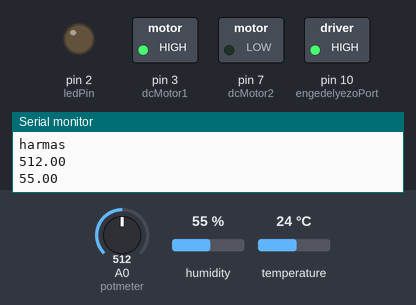
Recording of a sketch running on a simulated Arduino Uno, built with avr-gcc and run on an emulated ATmega328P. Shown: switched loads named in the sketch (green lamp = pin HIGH), output pins drawn as LEDs (lit = HIGH), the last lines printed to the serial monitor. Inputs (shaded band) come from the test bench; at power-on: A0 (potmeter) = 512, humidity 55 %, temperature 24 °C.

Above: at 0.95 s.
1.3 s: A0 (potmeter) set to 21
4.8 s: A0 (potmeter) set to 17
At 5.05 s:
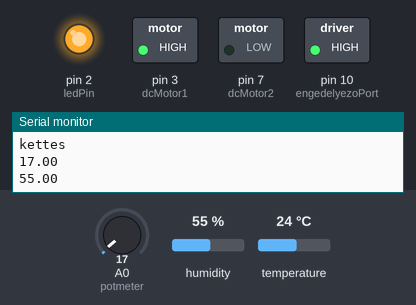
8.3 s: humidity set to 41 %
11.8 s: humidity set to 38 %
At 12.85 s:
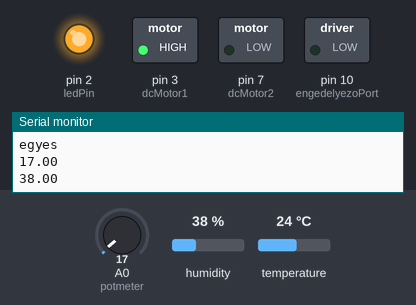
15.3 s: A0 (potmeter) set to 1023
At 15.88 s:
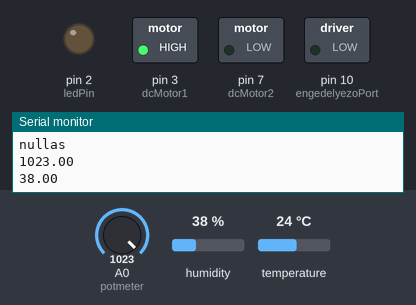
18.8 s: A0 (potmeter) set to 10
At 19.37 s:
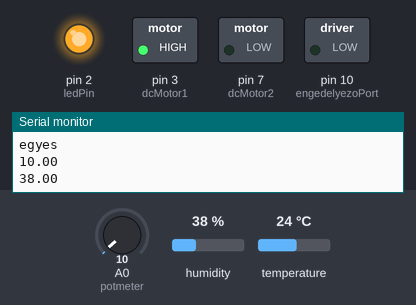
Timing chart, 0 to 21.8 s (numbered marks = the images above; inputs shaded):
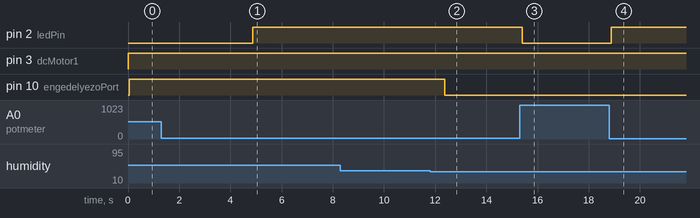

Measured:
- the behaviour switches between 20 and 19 on A0 (potmeter) (found by bisection; images 0 and 1)
- the behaviour switches between 40 and 39 % on humidity (found by bisection; images 1 and 2)
- after the input at 4.8 s, pin 2 (ledPin): LOW → HIGH after 0.08 s
- after the input at 11.8 s, pin 10 (engedelyezoPort): HIGH → LOW after 0.57 s
- after the input at 15.3 s, pin 2 (ledPin): HIGH → LOW after 0.09 s
- after the input at 18.8 s, pin 2 (ledPin): LOW → HIGH after 0.09 s

The sketch:

futes.ino
```cpp
#include <Adafruit_Sensor.h>
#include <DHT.h>

#define DHTPIN 5
#define DHTTYPE DHT22
DHT dht(DHTPIN, DHTTYPE);

const int ledPin = 2;
const int potmeter = A0;
const int dcMotor1 = 3;
const int dcMotor2 = 7;
const int engedelyezoPort = 10;
float homerseglet;
float paratartalom;
int potmeterErtek = 0;
int currentState = 0;

void setup() {
  pinMode(ledPin, OUTPUT);
  pinMode(potmeter, INPUT);
  pinMode(dcMotor1, OUTPUT);
  pinMode(dcMotor2, OUTPUT);
  pinMode(engedelyezoPort, OUTPUT);
  Serial.begin(9600);
  dht.begin();
}

void loop() {
  switch(currentState) {
    case 0:               //nyugalmi
      Serial.println("nullas");
      digitalWrite(ledPin, LOW);
      if (analogRead(potmeter) > 0) {
        homerseglet = analogRead(potmeter);
      } else {
        homerseglet = dht.readTemperature();
      }
      paratartalom = dht.readHumidity();
      Serial.println(homerseglet);
      Serial.println(paratartalom);
      digitalWrite(engedelyezoPort, LOW);
      digitalWrite(dcMotor1, HIGH);
      digitalWrite(dcMotor2, LOW);
      delay(50);
      digitalWrite(dcMotor1, LOW);
      digitalWrite(dcMotor2, HIGH);
      if (homerseglet < 20 && paratartalom > 40) {
        currentState = 2;
        break;
      }
      if (homerseglet < 20) {
        currentState = 1;
        break;
      }
      if (paratartalom > 40) {
        currentState = 3;
        break;
      }
      break;
    case 1:               //fűtés
      Serial.println("egyes");
      digitalWrite(ledPin, HIGH);
      if (analogRead(potmeter) > 0) {
        homerseglet = analogRead(potmeter);
      } else {
        homerseglet = dht.readTemperature();
      }
      paratartalom = dht.readHumidity();
      Serial.println(homerseglet);
      Serial.println(paratartalom);
      digitalWrite(engedelyezoPort, LOW);
      digitalWrite(dcMotor1, HIGH);
      digitalWrite(dcMotor2, LOW);
      delay(50);
      digitalWrite(dcMotor1, LOW);
      digitalWrite(dcMotor2, HIGH);
      if (paratartalom < 40 && homerseglet > 20) {
        currentState = 0;
        break;
      }
      if (paratartalom > 40) {
        currentState = 3;
        break;
      }
      if (paratartalom > 40 && homerseglet < 20) {
        currentState = 2;
        break;
      }
      if (homerseglet > 20) {
        currentState = 0;
        break;
      }
      break;
    case 2:           //fűtés & paratartalom
      Serial.println("kettes");
      digitalWrite(ledPin, HIGH);
      if (analogRead(potmeter) > 0) {
        homerseglet = analogRead(potmeter);
      } else {
        homerseglet = dht.readTemperature();
      }
      paratartalom = dht.readHumidity();
      Serial.println(homerseglet);
      Serial.println(paratartalom);
      //motor
      digitalWrite(engedelyezoPort, HIGH);
      digitalWrite(dcMotor1, HIGH);
      digitalWrite(dcMotor2, LOW);
      delay(50);
      digitalWrite(dcMotor1, LOW);
      digitalWrite(dcMotor2, HIGH);
      if (paratartalom < 40 && homerseglet > 20) {
        currentState = 0;
        break;
      }
      if (paratartalom > 40 && homerseglet > 20) {
        currentState = 3;
        break;
      }
      if (paratartalom < 40 && homerseglet < 20) {
        currentState = 1;
        break;
      }
      break;
    case 3:             //magas páratartalom
      Serial.println("harmas");
      digitalWrite(ledPin, LOW);
      if (analogRead(potmeter) > 0) {
        homerseglet = analogRead(potmeter);
      } else {
        homerseglet = dht.readTemperature();
      }
      paratartalom = dht.readHumidity();
      Serial.println(homerseglet);
      Serial.println(paratartalom);
      //motor
      digitalWrite(engedelyezoPort, HIGH);
      digitalWrite(dcMotor1, HIGH);
      digitalWrite(dcMotor2, LOW);
      delay(50);
      digitalWrite(dcMotor1, LOW);
      digitalWrite(dcMotor2, HIGH);
      if (paratartalom < 40 && homerseglet > 20) {
        currentState = 0;
        break;
      }
      if (paratartalom > 40 && homerseglet < 20) {
        currentState = 2;
        break;
      }
      if (paratartalom < 40 && homerseglet < 20) {
        currentState = 1;
        break;
      }
      break;
  }
}
```
